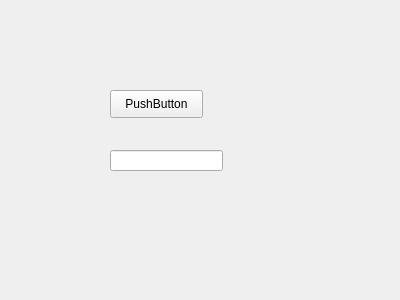
<?xml version="1.0" encoding="UTF-8"?>
<ui version="4.0">
 <class>WidgetLib</class>
 <widget class="QWidget" name="WidgetLib">
  <property name="geometry">
   <rect>
    <x>0</x>
    <y>0</y>
    <width>400</width>
    <height>300</height>
   </rect>
  </property>
  <property name="windowTitle">
   <string>Form</string>
  </property>
  <widget class="QPushButton" name="pushButton">
   <property name="geometry">
    <rect>
     <x>110</x>
     <y>90</y>
     <width>93</width>
     <height>28</height>
    </rect>
   </property>
   <property name="text">
    <string>PushButton</string>
   </property>
  </widget>
  <widget class="QLineEdit" name="lineEdit">
   <property name="geometry">
    <rect>
     <x>110</x>
     <y>150</y>
     <width>113</width>
     <height>21</height>
    </rect>
   </property>
  </widget>
 </widget>
 <resources/>
 <connections/>
</ui>
